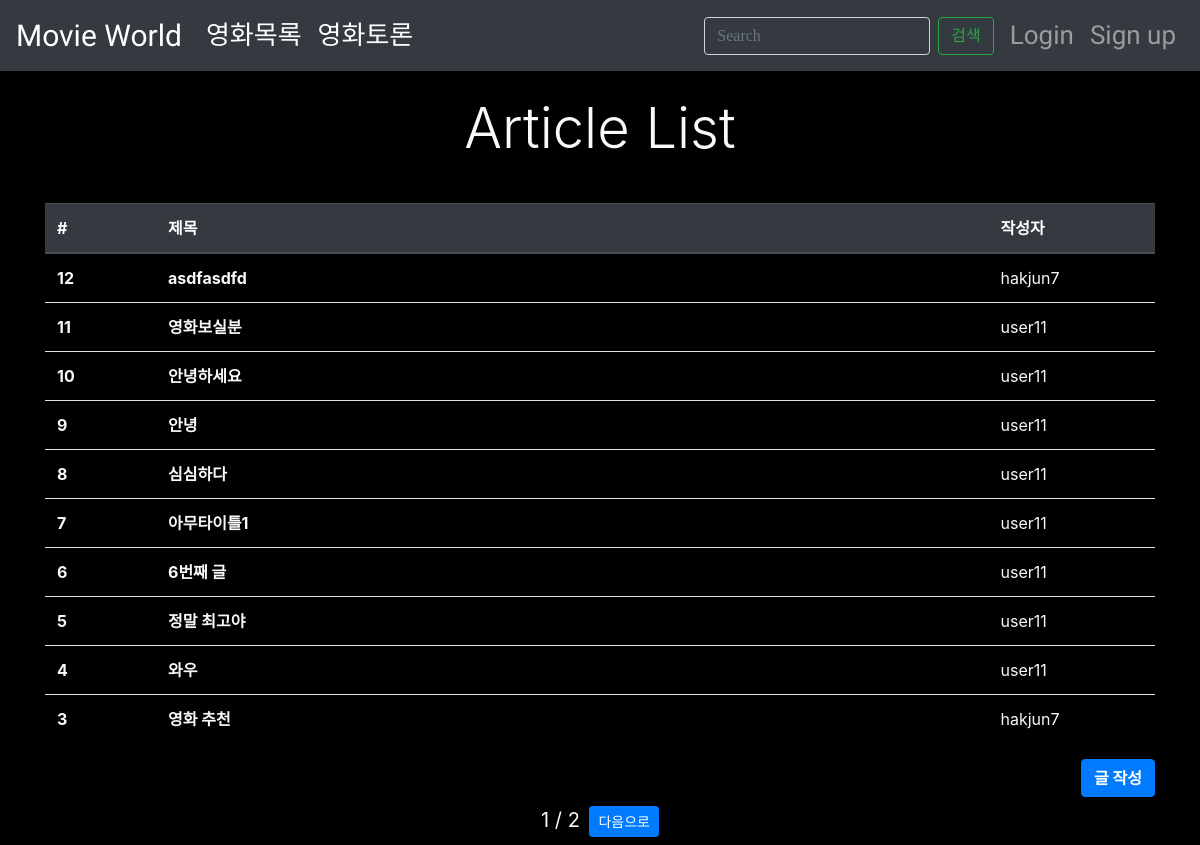
The app's page /articles/ with its own data.
### articles/models.py (models this page shows)
class Article(models.Model):
    user = models.ForeignKey(settings.AUTH_USER_MODEL, on_delete=models.CASCADE)
    title = models.CharField(max_length=100)
    content = models.TextField()
    created_at = models.DateTimeField(auto_now_add=True)
    updated_at = models.DateTimeField(auto_now=True)

### accounts/models.py (models this page shows)
class User(AbstractUser):
    is_adult = models.BooleanField(default=False)
    genre = models.ManyToManyField(Genre, related_name="user")

### articles/views.py (the view)
# urls.py: path('',views.index,name='index'),
def index(request):
    articles = Article.objects.order_by('-pk')
    paginator = Paginator(articles, 10)
    page_number = request.GET.get('page')
    page_obj = paginator.get_page(page_number)
    context = {
        'articles': articles,
        'page_obj': page_obj,
    }
    return render(request, 'articles/article_index.html', context)

### articles/templates/articles/article_index.html (shortened to what this page needs)
{% extends 'base.html' %}
{% block content %}
  <div class="mt-4">
    <h2 class='mb-4 text-center display-4'>Article List</h2>
    <hr>
    <table class="table">
      <thead class="thead-dark">
        <tr>
          <th style="width: 10%">#</th>
          <th style="width: 75%">제목</th>
          <th style="width: 15%">작성자</th>
        </tr>
      </thead>
      <tbody>
        {% for article in page_obj %}
        <tr class="text-light">
          <th scope="row">{{ article.pk }}</th>
          <td><a class="text-light" href="{% url 'articles:detail_article' article.pk %}"><strong>{{ article.title }}</strong></a></td>
          <td>{{ article.user }}</td>
        </tr>
        {% endfor %}
      </tbody>
    </table>
    <div class="text-right">
      <a href="{% url 'articles:create_article' %}"><button class="btn btn-primary"><strong>글 작성</strong></button></a>
    </div>
  </div>
  <div class="text-center mt-2 mb-2" style="font-size:20px">
     <span>{{ page_obj.number }}</span>
     <span>/</span>
     <span>{{ page_obj.paginator.num_pages }}</span>
   {% if page_obj.has_next %}
     <a href="?page={{ page_obj.next_page_number }}" class="btn btn-primary btn-sm ml-1">다음으로</a>
   {% endif %}
  </div>
{% endblock %}

### records on screen
Article: pk "12", title "asdfasdfd", user "hakjun7"
Article: pk "11", title "영화보실분", user "user11"
Article: pk "10", title "안녕하세요", user "user11"
Article: pk "9", title "안녕", user "user11"
Article: pk "8", title "심심하다", user "user11"
Article: pk "7", title "아무타이틀1", user "user11"
Article: pk "6", title "6번째 글", user "user11"
Article: pk "5", title "정말 최고야", user "user11"
Article: pk "4", title "와우", user "user11"
Article: pk "3", title "영화 추천", user "hakjun7"

### other values on screen
{{ page_obj.number }} "1"
{{ page_obj.paginator.num_pages }} "2"
